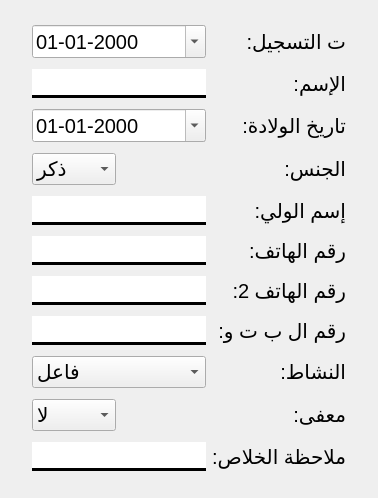
<?xml version="1.0" encoding="UTF-8"?>
<ui version="4.0">
 <class>Form</class>
 <widget class="QWidget" name="Form">
  <property name="geometry">
   <rect>
    <x>0</x>
    <y>0</y>
    <width>378</width>
    <height>498</height>
   </rect>
  </property>
  <property name="windowTitle">
   <string>Form</string>
  </property>
  <layout class="QHBoxLayout" name="horizontalLayout">
   <item>
    <widget class="QFrame" name="frame_2">
     <property name="sizePolicy">
      <sizepolicy hsizetype="Fixed" vsizetype="Preferred">
       <horstretch>0</horstretch>
       <verstretch>0</verstretch>
      </sizepolicy>
     </property>
     <property name="frameShape">
      <enum>QFrame::NoFrame</enum>
     </property>
     <layout class="QGridLayout" name="gridLayout">
      <item row="8" column="0" colspan="2">
       <widget class="QComboBox" name="activity">
        <property name="minimumSize">
         <size>
          <width>0</width>
          <height>30</height>
         </size>
        </property>
        <property name="font">
         <font>
          <pointsize>15</pointsize>
         </font>
        </property>
        <property name="layoutDirection">
         <enum>Qt::LeftToRight</enum>
        </property>
        <property name="editable">
         <bool>false</bool>
        </property>
        <item>
         <property name="text">
          <string>فاعل</string>
         </property>
        </item>
        <item>
         <property name="text">
          <string>غير فاعل</string>
         </property>
        </item>
       </widget>
      </item>
      <item row="2" column="0" colspan="2">
       <widget class="QDateEdit" name="birthday">
        <property name="font">
         <font>
          <pointsize>15</pointsize>
         </font>
        </property>
        <property name="layoutDirection">
         <enum>Qt::LeftToRight</enum>
        </property>
        <property name="displayFormat">
         <string>dd-MM-yyyy</string>
        </property>
        <property name="calendarPopup">
         <bool>true</bool>
        </property>
       </widget>
      </item>
      <item row="9" column="0">
       <widget class="QComboBox" name="excused">
        <property name="minimumSize">
         <size>
          <width>0</width>
          <height>30</height>
         </size>
        </property>
        <property name="font">
         <font>
          <pointsize>15</pointsize>
         </font>
        </property>
        <property name="layoutDirection">
         <enum>Qt::LeftToRight</enum>
        </property>
        <property name="editable">
         <bool>false</bool>
        </property>
        <item>
         <property name="text">
          <string>لا</string>
         </property>
        </item>
        <item>
         <property name="text">
          <string>نعم</string>
         </property>
        </item>
       </widget>
      </item>
      <item row="10" column="2">
       <widget class="QLabel" name="label_17">
        <property name="font">
         <font>
          <pointsize>15</pointsize>
         </font>
        </property>
        <property name="text">
         <string>ملاحظة الخلاص:</string>
        </property>
       </widget>
      </item>
      <item row="4" column="0" colspan="2">
       <widget class="QLineEdit" name="parent">
        <property name="font">
         <font>
          <pointsize>15</pointsize>
         </font>
        </property>
        <property name="styleSheet">
         <string notr="true">border: 3px solid black;
border-left: none;
border-right: none;
border-top: none 
</string>
        </property>
       </widget>
      </item>
      <item row="3" column="2">
       <widget class="QLabel" name="label_18">
        <property name="font">
         <font>
          <pointsize>15</pointsize>
         </font>
        </property>
        <property name="text">
         <string>الجنس:</string>
        </property>
       </widget>
      </item>
      <item row="3" column="0">
       <widget class="QComboBox" name="gender">
        <property name="minimumSize">
         <size>
          <width>0</width>
          <height>30</height>
         </size>
        </property>
        <property name="font">
         <font>
          <pointsize>15</pointsize>
         </font>
        </property>
        <property name="layoutDirection">
         <enum>Qt::LeftToRight</enum>
        </property>
        <property name="editable">
         <bool>false</bool>
        </property>
        <item>
         <property name="text">
          <string>ذكر</string>
         </property>
        </item>
        <item>
         <property name="text">
          <string>أنثى</string>
         </property>
        </item>
       </widget>
      </item>
      <item row="7" column="2">
       <widget class="QLabel" name="label_7">
        <property name="font">
         <font>
          <pointsize>15</pointsize>
         </font>
        </property>
        <property name="text">
         <string>رقم ال ب ت و:</string>
        </property>
       </widget>
      </item>
      <item row="10" column="0" colspan="2">
       <widget class="QLineEdit" name="note">
        <property name="font">
         <font>
          <pointsize>15</pointsize>
         </font>
        </property>
        <property name="styleSheet">
         <string notr="true">border: 3px solid black;
border-left: none;
border-right: none;
border-top: none 
</string>
        </property>
       </widget>
      </item>
      <item row="0" column="2">
       <widget class="QLabel" name="label_11">
        <property name="font">
         <font>
          <pointsize>15</pointsize>
         </font>
        </property>
        <property name="text">
         <string>ت التسجيل:</string>
        </property>
       </widget>
      </item>
      <item row="6" column="2">
       <widget class="QLabel" name="label_16">
        <property name="font">
         <font>
          <pointsize>15</pointsize>
         </font>
        </property>
        <property name="text">
         <string>رقم الهاتف 2:</string>
        </property>
       </widget>
      </item>
      <item row="8" column="2">
       <widget class="QLabel" name="label_9">
        <property name="font">
         <font>
          <pointsize>15</pointsize>
         </font>
        </property>
        <property name="text">
         <string>النشاط:</string>
        </property>
       </widget>
      </item>
      <item row="0" column="0" colspan="2">
       <widget class="QDateEdit" name="date_inscrit">
        <property name="font">
         <font>
          <pointsize>15</pointsize>
         </font>
        </property>
        <property name="layoutDirection">
         <enum>Qt::LeftToRight</enum>
        </property>
        <property name="displayFormat">
         <string>dd-MM-yyyy</string>
        </property>
        <property name="calendarPopup">
         <bool>true</bool>
        </property>
       </widget>
      </item>
      <item row="6" column="0" colspan="2">
       <widget class="QLineEdit" name="num_tel_2">
        <property name="font">
         <font>
          <pointsize>15</pointsize>
         </font>
        </property>
        <property name="styleSheet">
         <string notr="true">border: 3px solid black;
border-left: none;
border-right: none;
border-top: none 
</string>
        </property>
       </widget>
      </item>
      <item row="9" column="2">
       <widget class="QLabel" name="label_12">
        <property name="font">
         <font>
          <pointsize>15</pointsize>
         </font>
        </property>
        <property name="text">
         <string>معفى:</string>
        </property>
       </widget>
      </item>
      <item row="1" column="0" colspan="2">
       <widget class="QLineEdit" name="name">
        <property name="font">
         <font>
          <pointsize>15</pointsize>
         </font>
        </property>
        <property name="styleSheet">
         <string notr="true">border: 3px solid black;
border-left: none;
border-right: none;
border-top: none 
</string>
        </property>
       </widget>
      </item>
      <item row="5" column="0" colspan="2">
       <widget class="QLineEdit" name="num_tel">
        <property name="font">
         <font>
          <pointsize>15</pointsize>
         </font>
        </property>
        <property name="styleSheet">
         <string notr="true">border: 3px solid black;
border-left: none;
border-right: none;
border-top: none 
</string>
        </property>
       </widget>
      </item>
      <item row="4" column="2">
       <widget class="QLabel" name="label_5">
        <property name="font">
         <font>
          <pointsize>15</pointsize>
         </font>
        </property>
        <property name="text">
         <string>إسم الولي:</string>
        </property>
       </widget>
      </item>
      <item row="7" column="0" colspan="2">
       <widget class="QLineEdit" name="cin">
        <property name="font">
         <font>
          <pointsize>15</pointsize>
         </font>
        </property>
        <property name="styleSheet">
         <string notr="true">border: 3px solid black;
border-left: none;
border-right: none;
border-top: none 
</string>
        </property>
       </widget>
      </item>
      <item row="5" column="2">
       <widget class="QLabel" name="label_6">
        <property name="font">
         <font>
          <pointsize>15</pointsize>
         </font>
        </property>
        <property name="text">
         <string>رقم الهاتف:</string>
        </property>
       </widget>
      </item>
      <item row="1" column="2">
       <widget class="QLabel" name="label_2">
        <property name="font">
         <font>
          <pointsize>15</pointsize>
         </font>
        </property>
        <property name="text">
         <string>الإسم:</string>
        </property>
       </widget>
      </item>
      <item row="2" column="2">
       <widget class="QLabel" name="label_3">
        <property name="font">
         <font>
          <pointsize>15</pointsize>
         </font>
        </property>
        <property name="text">
         <string>تاريخ الولادة:</string>
        </property>
       </widget>
      </item>
     </layout>
    </widget>
   </item>
  </layout>
 </widget>
 <resources/>
 <connections/>
</ui>
